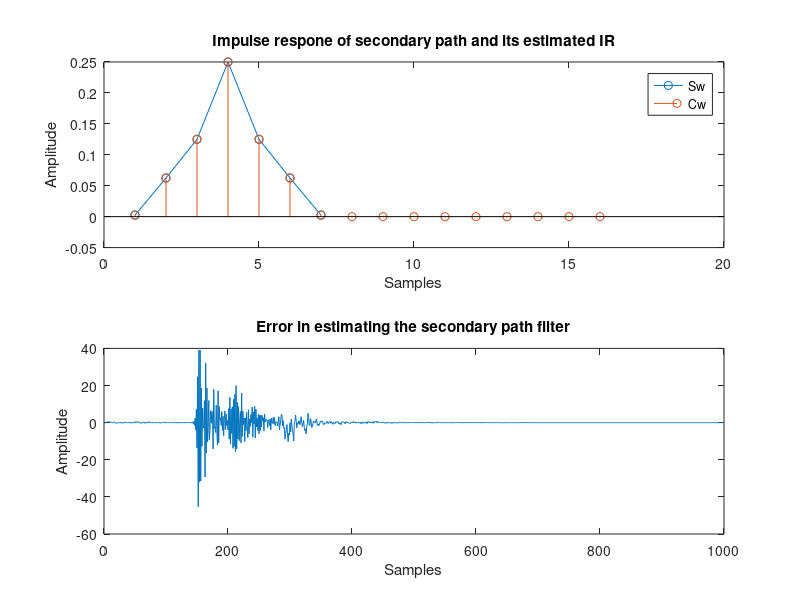
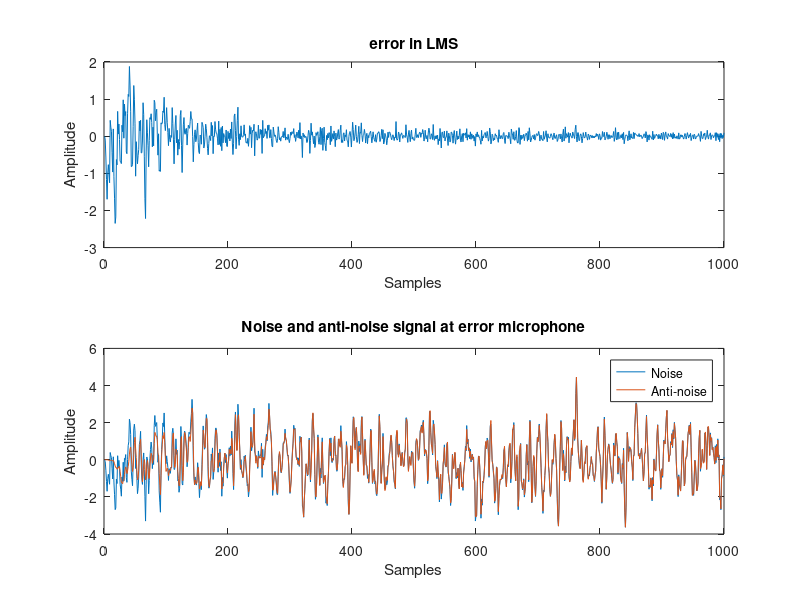

Source code (MATLAB) for these figures, in order:
%% Creating a Filtered X LMS algorithm for simulated noise reduction
% Simulate a FXLMS algorithm on the random data
clear all; clc; close all;

% Number of time samples
T = 1000;

% We do not know P(z) and S(z) in reality. So we have to make dummy paths
% primary path impulse response
Pw=[0.01 0.25 0.5 1 0.5 0.25 0.01];
% secondary path impulse response
Sw=Pw*0.25;

%% Step 1: Estimate the secondary path


% generate a random signal
% x_iden=randn(1,T);
x_r=randn(1,T);

% creating the output of secondary path (y_r = Sw convolution x_r)
y_r =filter(Sw, 1, x_r);

% Then, start the identification process
% applying the LMS to estimate impulse response of secondary path

M=16; % Length of cancellation filter

% Shx=zeros(1,16);     % the state of Sh(z)
x_temp =zeros(1,M);    % The reference mic signal available sequentially

% Shw=zeros(1,16);     % the weight of Sh(z)
cw = zeros(1,M);       % Impulse response or coefficients of cancellation filter

err_s =zeros(1,T); % error of secondary path estimate for cancellation filter design
% e_iden=zeros(1,T);   % data buffer for the identification error

% and apply least mean square algorithm
mu=0.1;                         % learning rate
y_temp=zeros(1,T);              % declare cancellation filter output
% y_temp2=zeros(1,T);

for k=1:T                      % discrete time k
%     Shx=[x_iden(k) Shx(1:15)];  % update the state
    x_temp = [ x_r(k) x_temp(1:15)]; % update reference input sequentially
    
%     Shy=sum(Shx.*Shw);	        % calculate output of Sh(z)
    y_temp(k) = sum(x_temp.*cw);    % calculate cancellation filter output
%     temp = filter(cw,1,x_r);
%     y_temp2(k)= temp(k);
    
%     err_s(k)=y_r(k)-Shy;    % calculate error         
    err_s(k)= y_r(k)-y_temp(k);      
    
%     Shw=Shw+mu*e_iden(k)*Shx;   % adjust the weight
    cw=cw+mu*err_s(k)*x_temp;   % adjust the weight
end

figure(1)
subplot(2,1,1)
plot(Sw,'-o');
hold on; stem(cw);
xlabel('Samples')
ylabel('Amplitude')
title('Impulse respone of secondary path and its estimated IR')
legend('Sw','Cw')

subplot(2,1,2)
plot(err_s);

xlabel('Samples')
ylabel('Amplitude')
title('Error in estimating the secondary path filter')

%% Step 2: Implementing the FXLMS algorithm using estimated secondary path 
%  filter cw

% Creating a reference microphone signal
x_ref=randn(1,T);

% measuring the noise arriving at error microphone from primary path,
Yp=filter(Pw, 1, x_ref);

% Initiate the system,
% Cx=zeros(1,16);       % the state of C(z)
% length of the adaptive filter
N=16;
temp_x_ref = zeros(1,N);

% Cw=zeros(1,16);       % the weight of C(z)
W=zeros(1,N);

% Sx=zeros(size(Sw));   % the dummy state for the secondary path
temp_x_sec= zeros(size(Sw));   % temporary variable to store input for secondary path

% e_cont=zeros(1,T);    % data buffer for the control error
err = zeros(1,T); % to store error of primary and secondary path

% Xhx=zeros(1,16);      % the state of the filtered x(k)
temp_x_c = zeros(1,M);  % temporary variable to store input for estimated 
                        % secondary path

% FxLMS algorithm
mu=0.1;                            % learning rate
for k=1:T                         % discrete time k
    
%     Cx=[X(k) Cx(1:15)];            % update the controller state    
    temp_x_ref = [x_ref(k) temp_x_ref(1:end-1)];
    
%     Cy=sum(Cx.*W);                % calculate the controller output	
    temp_y=sum(temp_x_ref.*W);
    
%     Sx=[Cy Sx(1:length(Sx)-1)];    % propagate to secondary path
    temp_x_sec = [temp_y temp_x_sec(1:end-1)];

%     e_cont(k)=Yd(k)-sum(Sx.*Sw);   % measure the residue
    err(k) = Yp(k) - sum(temp_x_sec.*Sw);
    
    
%     Shx=[X(k) Shx(1:15)];          % update the state of Sh(z)
    
    
%     Xhx=[sum(Shx.*Shw) Xhx(1:15)]; % calculate the filtered x(k)
   temp_x_c =[sum(temp_x_ref.*cw) temp_x_c(1:end-1)]; % calculate the filtered x(k)
    
    W=W+mu*err(k)*temp_x_c;        % adjust the controller weight
end

figure(2)
subplot(2,1,1)
plot(err)
title('error in LMS')
xlabel('Samples')
ylabel('Amplitude')

subplot(2,1,2)
plot(Yp)
hold on; plot(Yp - err)
title('Noise and anti-noise signal at error microphone')
xlabel('Samples')
ylabel('Amplitude')
legend('Noise','Anti-noise');
